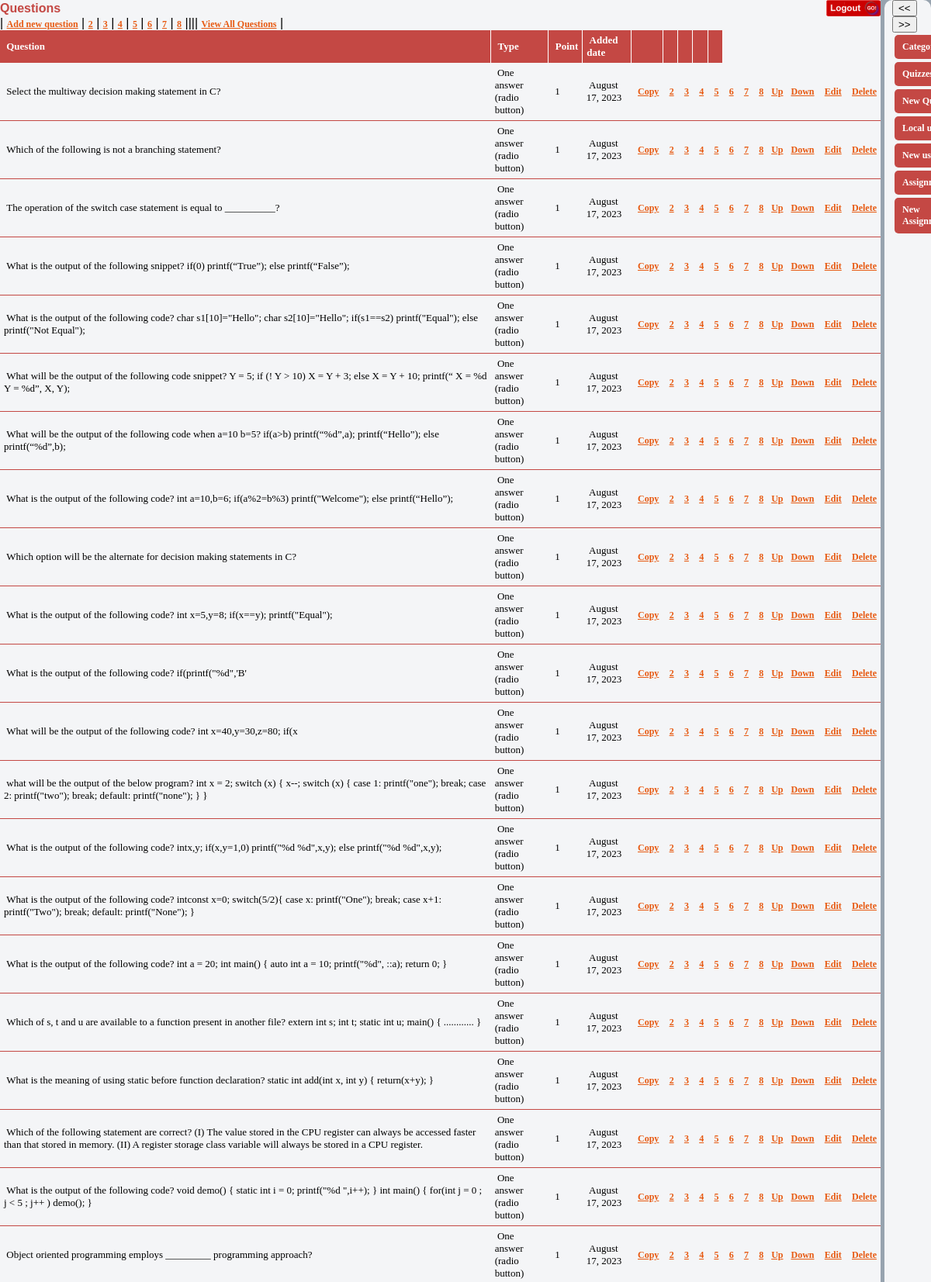
/app/src/admin/index.php?module=questions&quiz_id=2 (signed in, upper part), run on the app's committed database.
### tables this page shows
CREATE TABLE `questions` (
  `id` int(11) NOT NULL AUTO_INCREMENT,
  `question_text` varchar(8000) DEFAULT NULL,
  `question_type_id` int(11) NOT NULL,
  `priority` int(11) NOT NULL,
  `quiz_id` int(11) NOT NULL,
  `point` decimal(18,0) NOT NULL,
  `added_date` timestamp NOT NULL DEFAULT CURRENT_TIMESTAMP,
  `parent_id` int(11) NOT NULL,
  `question_total` decimal(18,0) DEFAULT NULL,
  `check_total` int(11) DEFAULT NULL,
  `header_text` varchar(1500) DEFAULT NULL,
  `footer_text` varchar(1500) DEFAULT NULL,
  `question_text_eng` varchar(1800) DEFAULT NULL,
  `help_image` varchar(550) DEFAULT NULL,
  PRIMARY KEY (`id`),
  KEY `quiz_id` (`quiz_id`)
);

CREATE TABLE `question_types` (
  `id` int(11) NOT NULL,
  `question_type` varchar(150) NOT NULL,
  PRIMARY KEY (`id`)
);

### app/src/admin/modules/questions.php (called while the page is built, shortened)
<?php
    require "grid.php";
    $quiz_id = util::GetKeyID("quiz_id", "index.php?module=quizzes");
    $hedaers = array("Question", "Type", "Point","Added date","&nbsp;","&nbsp;","&nbsp;","&nbsp;","&nbsp;");
    $columns = array("question_text"=>"text","question_type"=>"text" ,"point"=>"text","added_date"=>"short date");
    $grd = new grid($hedaers,$columns, "index.php?module=questions&quiz_id=$quiz_id");
	$grd->edit_link="index.php?module=add_question&quiz_id=$quiz_id";
    $grd->id_links=(array(
		"Copy"=>"?module=add_question&quiz_id=$quiz_id",
		"2"=>"?module=add_question&quiz_id=$quiz_id&answercount=2",
		"3"=>"?module=add_question&quiz_id=$quiz_id&answercount=3",
		"4"=>"?module=add_question&quiz_id=$quiz_id&answercount=4",
		"5"=>"?module=add_question&quiz_id=$quiz_id&answercount=5",
		"6"=>"?module=add_question&quiz_id=$quiz_id&answercount=6",
		"7"=>"?module=add_question&quiz_id=$quiz_id&answercount=7",
		"8"=>"?module=add_question&quiz_id=$quiz_id&answercount=8"
		));
	$grd->id_link_key="copyid";
    $grd->commands=array("Up"=>"up", "Down"=>"down");
    $query = questions_db::GetQuestionsQuery1($quiz_id);
    $grd->DrowTable($query);
?>

### app/src/admin/db/mysql2.php (called while the page is built, shortened)
<?php
class db
{
    public static function exec_sql($query)
    {
	$link=mysqli_connect(SQL_IP, SQL_USER, SQL_PWD,SQL_DATABASE) or die(db::error($link));
	$results=mysqli_query($link,$query) or die(db::myerror($link,$query));
	return $results;
    }
}
?>

### app/src/admin/lib/util.php (called while the page is built, shortened)
<?php
    class util
    {
        public static function GetKeyID($key,$invalid_location)
        {
            return $_GET[$key];
        }
    }
?>

### app/src/admin/grid.php (the view, shortened to what this page needs)
<?php
    class grid
    {
        var $id_column = "id";
        var $page_name = "";
        var $grid_control_name ="div_grid";
        var $table = "<table border=1 class=tblGrid>";
        var $edit_attr="";
        var $edit_text = "Edit";
        var $edit_link ="";
        var $delete_text = "Delete";
        var $checkbox = false;
        var $id_links ;
        var $id_link_key="id";
        var $commands;
        var $message = 'Are you sure ?';
        var $_columns ;
        var $identity = "";
        var $process_command_override = "";
        var $process_html_command="";
        public function grid($headers, $columns, $page)
        {
            $this->_columns = $columns;
            $this->page_name= $page;
            $this->table.="<tr class=c_list_head>";
            foreach($headers as $header)
            {
                $this->table.="<td>&nbsp;".$header."</td>";
            }
            $this->table.="</tr>";
        }
        public function DrowTable($query)
        {
            $rows = db::exec_sql($query);
            while($row=db::fetch($rows))
            {
                $this->table.="<tr class=c_list_item>";
                foreach($this->_columns as $key=>$value)
                {
                    $this->table.="<td>&nbsp;".trim(strip_tags($this->FormatColumn($value,$row[$key])))."&nbsp;</td>";
                }
                $this->AddIdLinks($row);
                $this->ProcessCommands($row);
                $this->ProcessEdit($row);
                $this->ProcessDelete($row);
               $this->table.="</tr>";
            }
            $this->table.="</table>";
        }
        private function FormatColumn($format , $results)
        {
            if($format=="short date")
            {
                $results = date('F d, Y ', strtotime($results));
            }
            return $results;
        }
        public function DrowJs()
        {
            $this->table.="<input type=hidden id=hdnEventArgs /><input type=hidden id=hdnEventMode />";
        }
        private function ProcessEdit($row)
        {
            $edit_attr= $this->edit_attr;
            $edit_link = "<a $edit_attr href='".$this->edit_link."&id=".$row[$this->id_column]."'>$this->edit_text</a>";
            $this->table.="<td>&nbsp;$edit_link</td>";
        }
        private function ProcessDelete($row)
        {
            $id = $this->id_column;
            $this->table.="<td>&nbsp;<a href='javascript:jsProcessDelete(\"$this->message\",$row[$id], \"$this->page_name\", \"$this->grid_control_name\" )'>$this->delete_text</a></td>";
        }
        private function ProcessHTML($row)
        {
            if($this->process_html_command=="") return ;
            $process_html_command = $this->process_html_command;
            $this->table.=$process_html_command($row);
        }
        private function ProcessCommands($row)
        {
            $process_command_override = $this->process_command_override;
            $id = $this->id_column;
            foreach($this->commands as $key=>$value)
            {
                 if($process_command_override!="")
                 {
                     $this->table.=$process_command_override($row);
                 }
                 else
                 {
                     $this->table.="<td><a href='javascript:jsProcessCommand($row[$id], \"$this->page_name\", \"$this->grid_control_name\", \"$value\" )'>$key</a></td>";
                 }
            }
        }
        private function AddCheckbox($row)
        {
            if(!$this->checkbox) return ;
            $checked = "";
            $identity =$this->identity;
            $this->table.="<td><input $checked type=checkbox name=chkgrd".$identity."[] value=".$row[$this->id_column]." /></td>";
        }
        private function AddIdLinks($row)
        {
            foreach($this->id_links as $key=>$value)
            {
                 $this->table.="<td>&nbsp;<a href='$value&".$this->id_link_key."=".$row[$this->id_column]."'>$key</a></td>";
            }
        }
    }
?>

### app/src/admin/style/index.css (style rules this page uses)
BODY { PADDING-RIGHT: 0px; PADDING-LEFT: 0px; font-size : 11px; PADDING-BOTTOM: 0px; MARGIN: 0px; PADDING-TOP: 0px; FONT-FAMILY: Arial, Helvetica, Verdana, sans-serif }
a { color:#E75A12; font-size : 12px; font-family:tahoma; font-weight : bold; }

### app/src/admin/style/grid.css (style rules this page uses)
.c_list_head { color:#7D848C; font-size : 13px; font-family:tahoma; font-weight : bold; padding:5px; }
.c_list_head td { padding:5px; color:#ffffff; background-color:#c44844; border-top:none; border-left:none; border-right:1px solid #ffffff; border-bottom:none; }
.c_list_item { color:black; font-size : 13px; font-family:tahoma; }
.c_list_item td { padding:5px; border-top:none; border-left:none; border-right:none; border-bottom:1px solid #c44844; }
.tblGrid { scope:col; width: 100%; border-top:none; border-left:none; border-right:none; border-bottom:1px solid #c44844; border-collapse:collapse; }

### data on the page
questions: question_text "Select the multiway decision making statement in C? 1 August 17, 2023"
question_types: question_type "One answer (radio button) One answer (radio button) One answer (radio button) One answer (radio button) One answer (radio button) One answer (radio button) One answer (radio button) One answer (radio button) One answer (radio button) One answer (radio button) One answer (radio button) One answer (radio button) One answer (radio button) One answer (radio button) One answer (radio button) One answer (radio button) One answer (radio button) One answer (radio button) One answer (radio button) One answer (radio button) One answer (radio button)"
questions: question_text "Which of the following is not a branching statement? 1 August 17, 2023"
questions: question_text "The operation of the switch case statement is equal to __________? 1 August 17, 2023"
questions: question_text "What is the output of the following snippet? if(0) printf(“True”); else printf(“False”); 1 August 17, 2023"
questions: question_text "What is the output of the following code? char s1[10]=\"Hello\"; char s2[10]=\"Hello\"; if(s1==s2) printf(\"Equal\"); else printf(\"Not Equal\"); 1 August 17, 2023"
questions: question_text "What will be the output of the following code snippet? Y = 5; if (! Y > 10) X = Y + 3; else X = Y + 10; printf(“ X = %d Y = %d”, X, Y); 1 August 17, 2023"
questions: question_text "What will be the output of the following code when a=10 b=5? if(a>b) printf(“%d”,a); printf(“Hello”); else printf(“%d”,b); 1 August 17, 2023"
questions: question_text "What is the output of the following code? int a=10,b=6; if(a%2=b%3) printf(\"Welcome\"); else printf(“Hello”); 1 August 17, 2023"
questions: question_text "Which option will be the alternate for decision making statements in C? 1 August 17, 2023"
questions: question_text "What is the output of the following code? int x=5,y=8; if(x==y); printf(\"Equal\"); 1 August 17, 2023"
questions: question_text "What is the output of the following code? if(printf(\"%d\",'B' 1 August 17, 2023"
questions: question_text "What will be the output of the following code? int x=40,y=30,z=80; if(x 1 August 17, 2023"
questions: question_text "what will be the output of the below program? int x = 2; switch (x) { x--; switch (x) { case 1: printf(\"one\"); break; case 2: printf(\"two\"); break; default: printf(\"none\"); } } 1 August 17, 2023"
questions: question_text "What is the output of the following code? intx,y; if(x,y=1,0) printf(\"%d %d\",x,y); else printf(\"%d %d\",x,y); 1 August 17, 2023"
questions: question_text "What is the output of the following code? intconst x=0; switch(5/2){ case x: printf(\"One\"); break; case x+1: printf(\"Two\"); break; default: printf(\"None\"); } 1 August 17, 2023"
questions: question_text "What is the output of the following code? int a = 20; int main() { auto int a = 10; printf(\"%d\", ::a); return 0; } 1 August 17, 2023"
questions: question_text "Which of s, t and u are available to a function present in another file? extern int s; int t; static int u; main() { ............ } 1 August 17, 2023"
questions: question_text "What is the meaning of using static before function declaration? static int add(int x, int y) { return(x+y); } 1 August 17, 2023"
questions: question_text "Which of the following statement are correct? (I) The value stored in the CPU register can always be accessed faster than that stored in memory. (II) A register storage class variable will always be stored in a CPU register. 1 August 17, 2023"
questions: question_text "What is the output of the following code? void demo() { static int i = 0; printf(\"%d \",i++); } int main() { for(int j = 0 ; j < 5 ; j++ ) demo(); } 1 August 17, 2023"
questions: question_text "Object oriented programming employs _________ programming approach? 1 August 17, 2023"

### other printed values
desc_func() "Questions"
$header "Question Type Point Added date"
$key "Up Down Up Down Up Down Up Down Up Down Up Down Up Down Up Down Up Down Up Down Up Down Up Down Up Down Up Down Up Down Up Down Up Down Up Down Up Down Up Down Up Down"
$this->edit_text "Edit Edit Edit Edit Edit Edit Edit Edit Edit Edit Edit Edit Edit Edit Edit Edit Edit Edit Edit Edit Edit"
$this->delete_text "Delete Delete Delete Delete Delete Delete Delete Delete Delete Delete Delete Delete Delete Delete Delete Delete Delete Delete Delete Delete Delete"
$row['module_name'] "New…"
$row['module_name'] "Local…"
